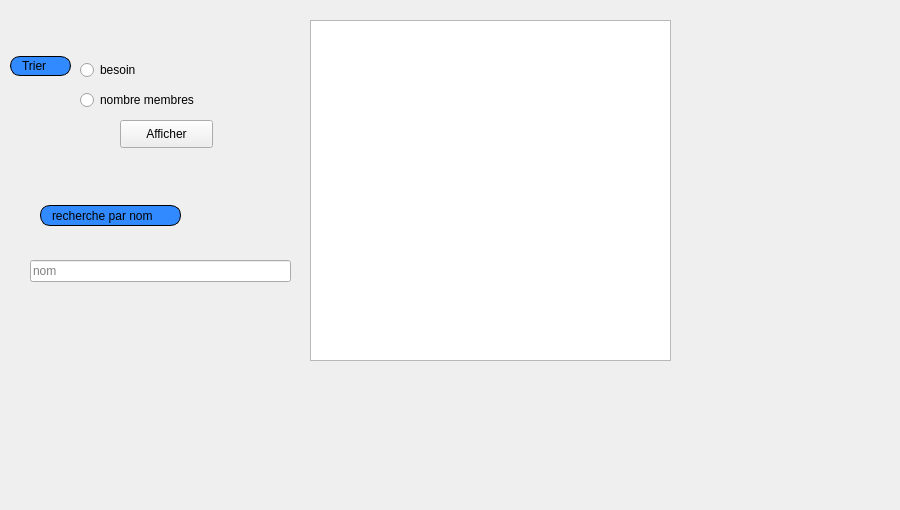
     <widget class="QWidget" name="tab_8">
      <attribute name="title">
       <string>Afficher</string>
      </attribute>
      <widget class="QTableView" name="table_famille">
       <property name="geometry">
        <rect>
         <x>310</x>
         <y>20</y>
         <width>361</width>
         <height>341</height>
        </rect>
       </property>
      </widget>
      <widget class="QLabel" name="label_26">
       <property name="geometry">
        <rect>
         <x>-90</x>
         <y>-20</y>
         <width>891</width>
         <height>501</height>
        </rect>
       </property>
       <property name="text">
        <string/>
       </property>
       <property name="pixmap">
        <pixmap resource="ressources.qrc">:/images/img/imf.jpg</pixmap>
       </property>
      </widget>
      <widget class="QPushButton" name="afficher_tri_famille">
       <property name="geometry">
        <rect>
         <x>120</x>
         <y>120</y>
         <width>93</width>
         <height>28</height>
        </rect>
       </property>
       <property name="styleSheet">
        <string notr="true">#afficher_tri_famille{
font: bold, &quot;Arial&quot;;;     background-color: qlineargradient(x1: 0, y1: 0, x2: 0, y2: 1,
                                       stop: 0 #dadbde, stop: 1 #f6f7fa);
}
#afficher_tri_famille:pressed {
font: bold, &quot;Arial&quot;;;     background-color: qlineargradient(x1: 0, y1: 0, x2: 0, y2: 1,
                                       stop: 0 #dadbde, stop: 1 #fff07b);}
</string>
       </property>
       <property name="text">
        <string>Afficher</string>
       </property>
       <property name="icon">
        <iconset resource="ressources.qrc">
         <normaloff>:/images/img/A.png</normaloff>:/images/img/A.png</iconset>
       </property>
      </widget>
      <widget class="QLabel" name="label_14">
       <property name="geometry">
        <rect>
         <x>10</x>
         <y>56</y>
         <width>61</width>
         <height>20</height>
        </rect>
       </property>
       <property name="styleSheet">
        <string notr="true">border: 1px solid black;
border-radius: 10px;
padding: 0 8px;
background: #318aff;
font: bold, &quot;Arial&quot;;;
text-align:center;</string>
       </property>
       <property name="text">
        <string>Trier</string>
       </property>
      </widget>
      <widget class="QRadioButton" name="besoin_trie_famille">
       <property name="geometry">
        <rect>
         <x>80</x>
         <y>60</y>
         <width>97</width>
         <height>20</height>
        </rect>
       </property>
       <property name="text">
        <string>besoin</string>
       </property>
      </widget>
      <widget class="QRadioButton" name="nbr_trie_famille">
       <property name="geometry">
        <rect>
         <x>80</x>
         <y>90</y>
         <width>131</width>
         <height>20</height>
        </rect>
       </property>
       <property name="text">
        <string>nombre membres</string>
       </property>
      </widget>
      <widget class="QLabel" name="label_39">
       <property name="geometry">
        <rect>
         <x>40</x>
         <y>205</y>
         <width>141</width>
         <height>21</height>
        </rect>
       </property>
       <property name="styleSheet">
        <string notr="true">border: 1px solid black;
border-radius: 10px;
padding: 0 8px;
background: #318aff;
font: bold, &quot;Arial&quot;;;
text-align:center;</string>
       </property>
       <property name="text">
        <string>recherche par nom</string>
       </property>
      </widget>
      <widget class="QLineEdit" name="recherche_dynamique_famille">
       <property name="geometry">
        <rect>
         <x>30</x>
         <y>260</y>
         <width>261</width>
         <height>22</height>
        </rect>
       </property>
       <property name="placeholderText">
        <string>nom</string>
       </property>
      </widget>
      <zorder>label_26</zorder>
      <zorder>table_famille</zorder>
      <zorder>afficher_tri_famille</zorder>
      <zorder>label_14</zorder>
      <zorder>besoin_trie_famille</zorder>
      <zorder>nbr_trie_famille</zorder>
      <zorder>label_39</zorder>
      <zorder>recherche_dynamique_famille</zorder>
     </widget>
